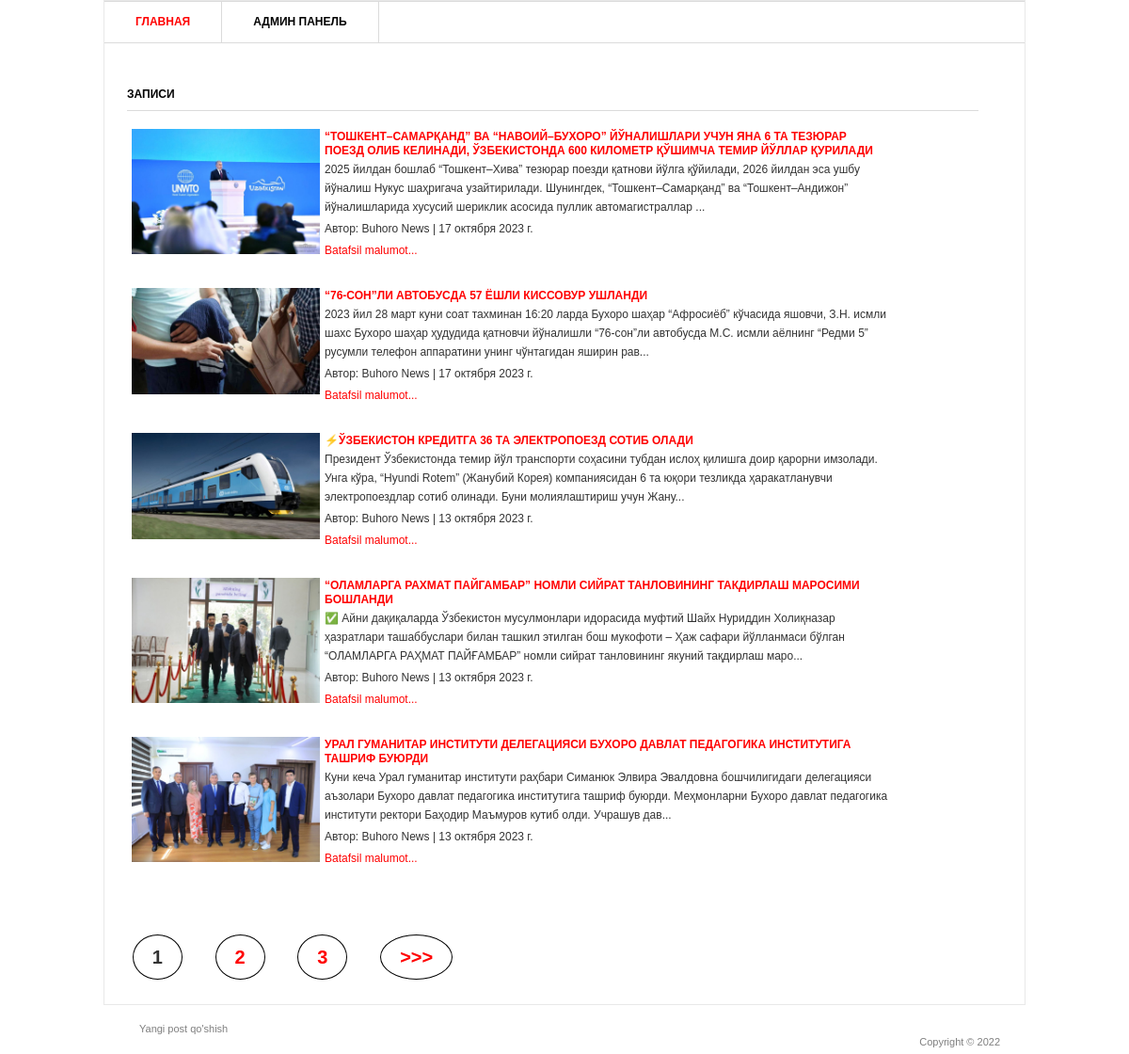
The page / on the database its author committed.
### blog/models.py (models this page shows, shortened)
class Post(models.Model):
    title = models.CharField('Sarlavha', max_length=200)
    tixt = models.TextField('Matni')
    author = models.CharField('Avtor', max_length=50)
    date = models.DateField('Vaqti')
    img = models.ImageField('Rasm', upload_to='image/', blank=True)
    class Meta:
        verbose_name = 'Post'
        verbose_name_plural = 'Postlar'

### blog/views.py (the view)
# urls.py: path('', PostViev.as_view(), name='home'),
class PostViev(View):
    def get(self, request):
        posts = Post.objects.order_by('-id')
        paginator = Paginator(posts, 5)
        page_number = request.GET.get("page")
        page_obj = paginator.get_page(page_number)
        return render(request, 'home.html', {"page_obj" : page_obj})

### templates/home.html (shortened to what this page needs)
{% extends 'base.html' %}
{% block content %}
<div id="main">
    <div id="content" class="left">
        <div class="projects">
            <h3>Записи</h3>
            {% for post in page_obj %}
            <div class="item">
                <div class="image left">
                    {% if post.img %}
                    <a href="#"><img src="{{ post.img.url }}" alt="" width="200"/></a>
                    {% endif %}
                </div>
                <div class="text left">
                    <h4><a href="{% url 'post_detail' post.pk %}">{{ post.title }}</a></h4>
                    <p>{{ post.tixt | slice:':250' }}...</p>
                    <p>Автор: {{ post.author }} | {{ post.date }}</p>
                    <a href="{% url 'post_detail' post.pk %}">Batafsil malumot...</a>
                </div>
            </div>
            {% endfor %}
        </div>
    </div>
</div>
{% endblock content %}

### templates/base.html (shortened to what this page needs)
{% load static %}
<!DOCTYPE>
<html >
<head>
	<link rel="stylesheet" href="{% static 'css/style.css' %}" type="text/css" media="all" />
</head>
<body>
<div class="shell">
	<div class="border">
		<div id="navigation">
			<ul>
			    <li><a href="/" class="active">Главная</a></li>
			    <li><a href="/admin">Админ панель</a></li>
			</ul>
		</div>
        {% block content %}
        {% endblock content %}
		{% if page_obj.has_other_pages %}
		<div class="pagin">
			<ul>
				{% for p in page_obj.paginator.page_range %}
				{% if page_obj.number == p %}
				<li class="act">{{ p }}</li>
				{% elif p >= page_obj.number|add:-2 and p <= page_obj.number|add:2 %}
				<li>
					<a href="?page={{ p }}">{{ p }}</a>
				</li>
				{% endif %}
				{% endfor %}
				{% if page_obj.has_next %}
				<li>
					<a href="?page={{ page_obj.next_page_number }}">>>></a>
				</li>
				{% endif %}
			</ul>
		</div>
		{% endif %}
	</div>
	<div id="footer">
        <p><a href="{% url 'post_new' %}">Yangi post qo'shish</a></p>
		<p class="copy right">Copyright &copy;  2022 </p>
	</div>
</div>
</body>
</html>

### static/css/style.css (style rules this page uses)
* { margin: 0; padding: 0; outline:0; }
body { font-size: 12px; line-height: 20px; font-family: Georgia, Arial, Helvetica, Sans-Serif; color: #333; background: url() repeat 0 0; }
a { color: #ff0000; text-decoration: none; cursor:pointer; }
a img { border: 0; }
.left, .alignleft { float: left; display: inline; }
.right, .alignright { float: right; display: inline; }
.shell { width: 980px; margin: 0 auto; }
.border { border: 1px solid #e8e8e8; background: #fff; position: relative; }
#navigation { height: 43px; border-top: 1px solid #dbdbdb; border-bottom: 1px solid #dbdbdb; }
#navigation ul { list-style: none; }
#navigation ul li { float: left; height: 43px; border-right: 1px solid #dbdbdb; font-size: 12px; line-height: 43px; font-weight: bold; text-transform: uppercase; }
#navigation ul li a { float: left; height: 43px; color: #000; padding: 0 33px; }
#navigation ul li a:hover, #navigation ul li a.active { color: #ff0000; text-decoration: none; }
#main { width: 932px; padding: 37px 24px 17px 24px; }
#main h3 { font-size: 12px; line-height: 15px; color: #000; text-transform: uppercase; border-bottom: 1px solid #dbdbdb; padding: 0 0 9px 0; }
#content { width: 905px; }
.projects { padding: 10px 0 0 0; }
.projects h3 { margin: 0 0 17px 0; }
.projects .item { margin: 0 0 28px 0; }
.projects .image { width: 183px; height: 111px; border: 0px solid #dbdbdb; padding: 2px; margin: 0 20px 0 3px; }
.projects .text { width: 600px; }
.projects .text h4 { font-size: 12px; line-height: 15px; color: #333; text-transform: uppercase; padding: 3px 0 2px 0; }
.projects .text p { padding: 0 0 3px 0; }
#footer { font-family: Arial, sans-serif; font-size: 11px; line-height: 14px; color: #7f7f7f; padding: 18px 27px 20px 38px; }
#footer a { color: #7f7f7f; }
.pagin { display: flex; justify-content: center; align-items: center; width: 400px; height: 100px; }
.pagin ul { width: 100%; height: 100%; display: flex; justify-content: space-evenly; align-items: center; font-size: 20px; font-weight: bold; list-style: none; }
.pagin ul li { border: 1px solid #000; margin: 5px; padding: 13px 20px; border-radius: 50%; }
.act { border: 0px solid wheat; }

### rows shown on the page
Post: img (picture), title "“ТОШКЕНТ–САМАРҚАНД” ВА “НАВОИЙ–БУХОРО” ЙЎНАЛИШЛАРИ УЧУН ЯНА 6 ТА ТЕЗЮРАР ПОЕЗД ОЛИБ КЕЛИНАДИ, ЎЗБЕКИСТОНДА 600 КИЛОМЕТР ҚЎШИМЧА ТЕМИР ЙЎЛЛАР ҚУРИЛАДИ", tixt "2025 йилдан бошлаб “Тошкент–Хива” тезюрар поезди қатнови йўлга қўйилади, 2026 йилдан эса ушбу йўналиш Нукус шаҳригача узайтирилади. Шунингдек, “Тошкент–Самарқанд” ва “Тошкент–Андижон” йўналишларида хусусий шериклик асосида пуллик автомагистраллар", author "Buhoro News", date "17 октября 2023 г."
Post: img (picture), title "“76-СОН”ЛИ АВТОБУСДА 57 ЁШЛИ КИССОВУР УШЛАНДИ", tixt "2023 йил 28 март куни соат тахминан 16:20 ларда Бухоро шаҳар “Афросиёб” кўчасида яшовчи, З.Н. исмли шахс Бухоро шаҳар ҳудудида қатновчи йўналишли “76-сон”ли автобусда М.С. исмли аёлнинг “Редми 5” русумли телефон аппаратини унинг чўнтагидан яширин рав", author "Buhoro News", date "17 октября 2023 г."
Post: img (picture), title "⚡️ЎЗБЕКИСТОН КРЕДИТГА 36 ТА ЭЛЕКТРОПОЕЗД СОТИБ ОЛАДИ", tixt "Президент Ўзбекистонда темир йўл транспорти соҳасини тубдан ислоҳ қилишга доир қарорни имзолади. Унга кўра, “Hyundi Rotem” (Жанубий Корея) компаниясидан 6 та юқори тезликда ҳаракатланувчи электропоездлар сотиб олинади. Буни молиялаштириш учун Жану", author "Buhoro News", date "13 октября 2023 г."
Post: img (picture), title "“ОЛАМЛАРГА РАХМАТ ПАЙГАМБАР” НОМЛИ СИЙРАТ ТАНЛОВИНИНГ ТАКДИРЛАШ МАРОСИМИ БОШЛАНДИ", tixt "✅ Айни дақиқаларда Ўзбекистон мусулмонлари идорасида муфтий Шайх Нуриддин Холиқназар ҳазратлари ташаббуслари билан ташкил этилган бош мукофоти – Ҳаж сафари йўлланмаси бўлган “ОЛАМЛАРГА РАҲМАТ ПАЙҒАМБАР” номли сийрат танловининг якуний тақдирлаш маро", author "Buhoro News", date "13 октября 2023 г."
Post: img (picture), title "УРАЛ ГУМАНИТАР ИНСТИТУТИ ДЕЛЕГАЦИЯСИ БУХОРО ДАВЛАТ ПЕДАГОГИКА ИНСТИТУТИГА ТАШРИФ БУЮРДИ", tixt "Куни кеча Урал гуманитар институти раҳбари Симанюк Элвира Эвалдовна бошчилигидаги делегацияси аъзолари Бухоро давлат педагогика институтига ташриф буюрди. Меҳмонларни Бухоро давлат педагогика институти ректори Баҳодир Маъмуров кутиб олди. Учрашув дав", author "Buhoro News", date "13 октября 2023 г."

### other values the page prints
{{ p }} "1"
{{ p }} "2" "3"
